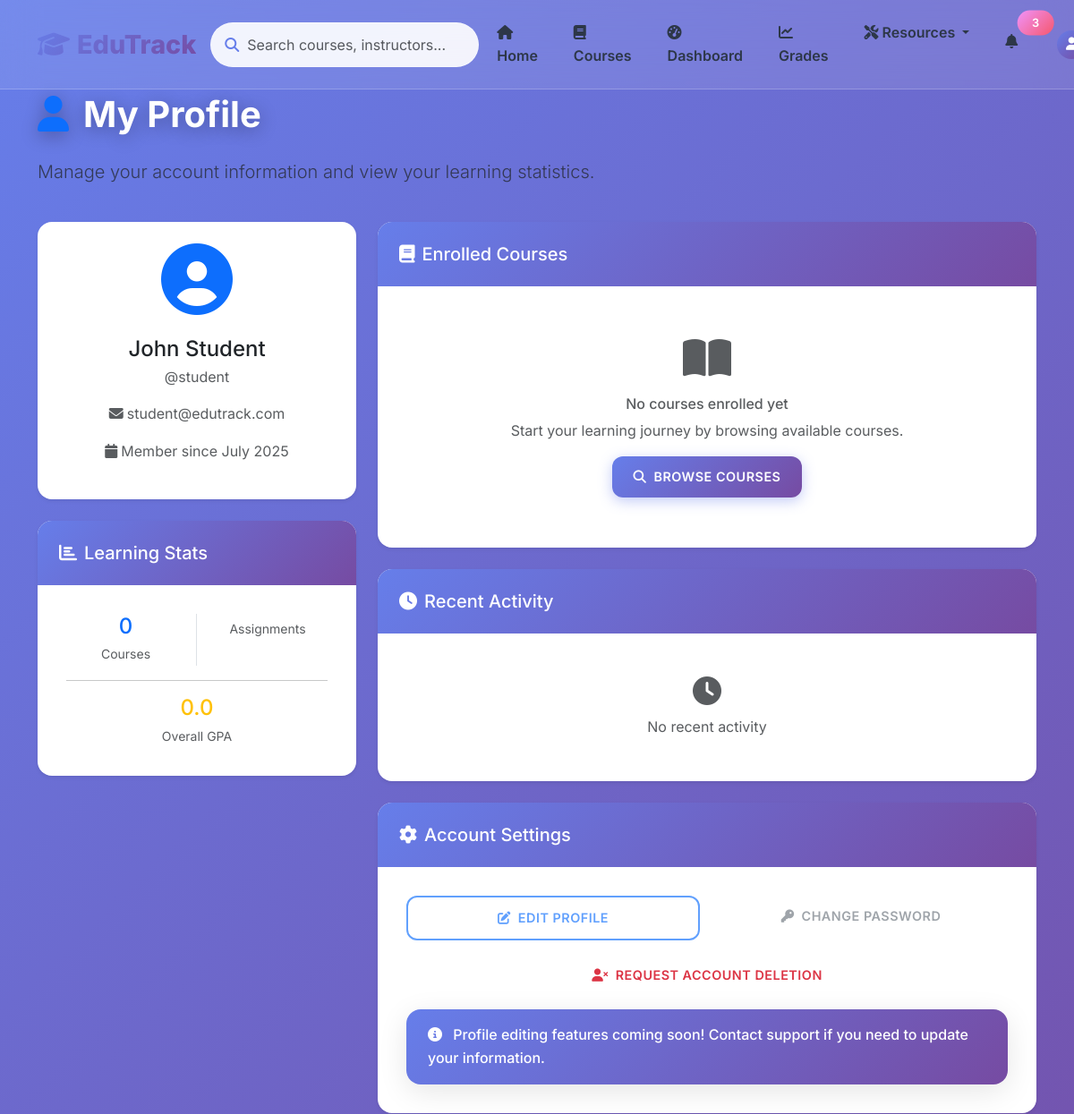
/profile (signed in, upper part), run on an earlier commit of the app's database.
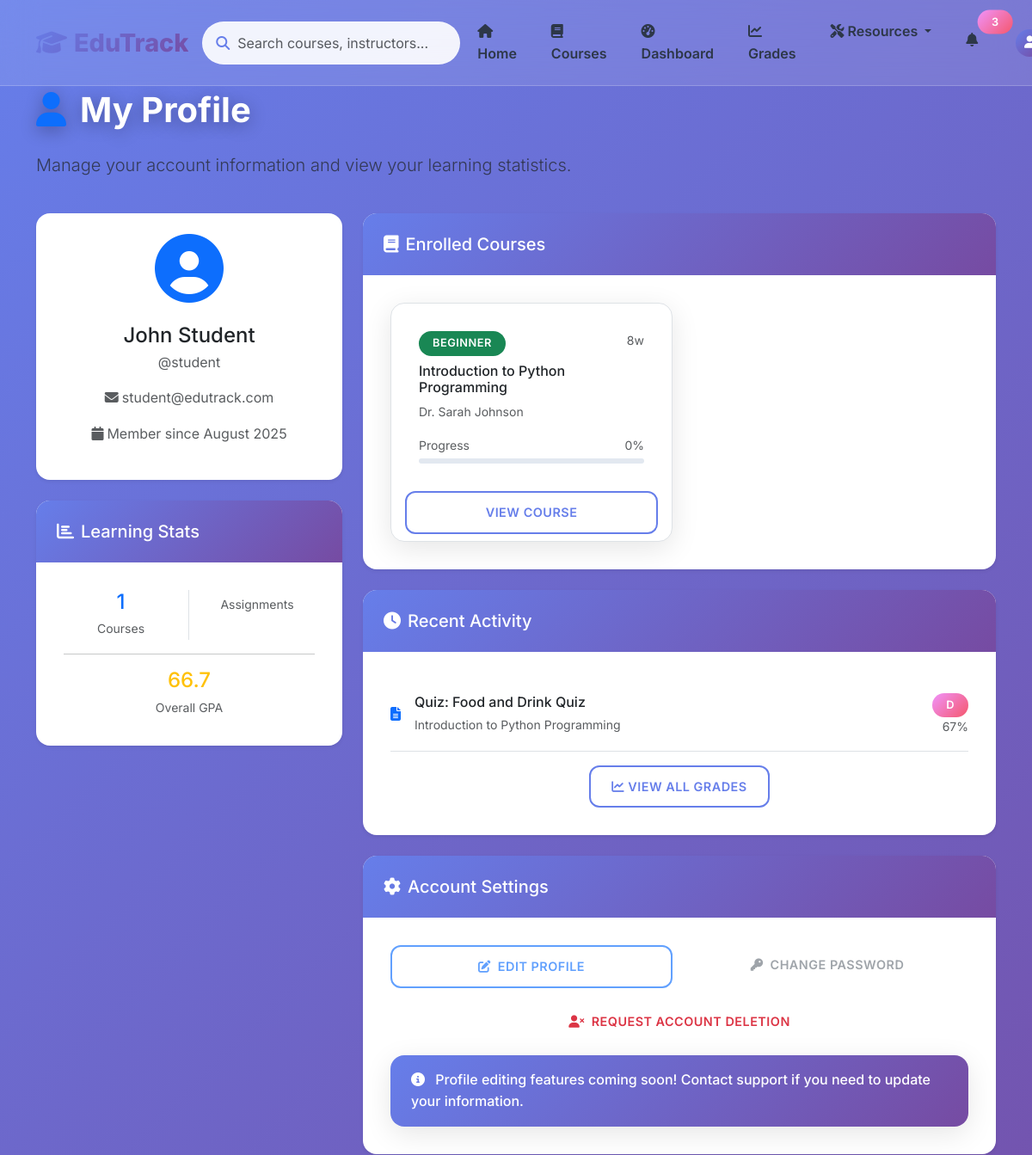
And on a later commit of the database.
### models.py (models this page shows, shortened)
class User(db.Model):
    __tablename__ = 'user'
    id = db.Column(db.Integer, primary_key=True)
    username = db.Column(db.String(64), unique=True, nullable=False)
    email = db.Column(db.String(120), unique=True, nullable=False)
    first_name = db.Column(db.String(50), nullable=False)
    last_name = db.Column(db.String(50), nullable=False)
    password_hash = db.Column(db.String(256), nullable=False)
    role = db.Column(db.String(20), default='student')  # student, teacher, admin
    created_at = db.Column(db.DateTime, default=datetime.utcnow)
    enrollments = db.relationship('Enrollment', backref='student', lazy=True)
    grades = db.relationship('Grade', backref='student', lazy=True)
    submissions = db.relationship('AssignmentSubmission',
                                foreign_keys='AssignmentSubmission.user_id',
                                backref='student', lazy=True)
    graded_submissions = db.relationship('AssignmentSubmission',
                                       foreign_keys='AssignmentSubmission.graded_by',
                                       backref='grader', lazy=True)
    study_progress = db.relationship('StudyProgress', backref='student', lazy=True)
    def get_enrolled_courses(self):
        return [enrollment.course for enrollment in self.enrollments]
    def get_course_progress(self, course_id):
        total_materials = CourseMaterial.query.filter_by(course_id=course_id).count()
        if total_materials == 0:
            return 0

class Course(db.Model):
    __tablename__ = 'course'
    id = db.Column(db.Integer, primary_key=True)
    title = db.Column(db.String(200), nullable=False)
    description = db.Column(db.Text, nullable=False)
    instructor = db.Column(db.String(100), nullable=False)
    instructor_id = db.Column(db.Integer, db.ForeignKey('user.id'))  # Link to teacher
    duration_weeks = db.Column(db.Integer, nullable=False)
    difficulty = db.Column(db.String(20), nullable=False)  # Beginner, Intermediate, Advanced
    max_students = db.Column(db.Integer, default=30)
    created_at = db.Column(db.DateTime, default=datetime.utcnow)
    enrollments = db.relationship('Enrollment', backref='course', lazy=True)
    grades = db.relationship('Grade', backref='course', lazy=True)
    materials = db.relationship('CourseMaterial', backref='course', lazy=True)
    announcements = db.relationship('Announcement', backref='course', lazy=True)
    assignments = db.relationship('Assignment', backref='course', lazy=True)
    quizzes = db.relationship('Quiz', backref='course', lazy=True, cascade='all, delete-orphan')

class Grade(db.Model):
    __tablename__ = 'grade'
    id = db.Column(db.Integer, primary_key=True)
    user_id = db.Column(db.Integer, db.ForeignKey('user.id'), nullable=False)
    course_id = db.Column(db.Integer, db.ForeignKey('course.id'), nullable=False)
    assignment_name = db.Column(db.String(200), nullable=False)
    score = db.Column(db.Float)  # Percentage (0-100)
    max_score = db.Column(db.Float, default=100.0)
    feedback = db.Column(db.Text)
    graded_at = db.Column(db.DateTime, default=datetime.utcnow)
    def get_letter_grade(self):
        if self.score is None:
            return 'N/A'
        elif self.score >= 90:
            return 'A'
        elif self.score >= 80:
            return 'B'
        elif self.score >= 70:
            return 'C'
        elif self.score >= 60:
            return 'D'
        else:
            return 'F'

### routes.py (the view, shortened to what this page needs)
def profile():
    if 'user_id' not in session:
        flash('Please log in to view your profile', 'warning')
        return redirect(url_for('login'))
    user = User.query.get(session['user_id'])
    if not user:
        session.clear()
        flash('User not found. Please log in again.', 'danger')
        return redirect(url_for('login'))
    enrolled_courses = user.get_enrolled_courses()
    grades = Grade.query.filter_by(user_id=user.id).all()
    overall_gpa = 0.0
    if grades:
        total_score = sum(grade.score for grade in grades if grade.score is not None)
        valid_grades = [grade for grade in grades if grade.score is not None]
        if valid_grades:
            overall_gpa = total_score / len(valid_grades)
    recent_grades = Grade.query.filter_by(user_id=user.id).order_by(Grade.graded_at.desc()).limit(5).all()
    return render_template('profile.html',
                         user=user,
                         enrolled_courses=enrolled_courses,
                         overall_gpa=overall_gpa,
                         recent_grades=recent_grades)

### templates/profile.html (shortened to what the changed rows need)
{% extends "base.html" %}
{% block content %}
<div class="container py-4">
    <div class="row mb-4">
        <div class="col-12">
            <h1 class="display-5 fw-bold">
                <i class="fas fa-user text-primary me-3"></i>My Profile
            </h1>
        </div>
    </div>
    <div class="row">
        <div class="col-lg-4">
            <div class="card border-0 shadow-sm mb-4">
                <div class="card-body text-center p-4">
                    <div class="mb-4">
                        <i class="fas fa-user-circle text-primary" style="font-size: 5rem;"></i>
                    </div>
                    <h4 class="mb-1">{{ user.first_name }} {{ user.last_name }}</h4>
                    <p class="text-muted mb-3">@{{ user.username }}</p>
                    <p class="text-muted">
                        <i class="fas fa-envelope me-1"></i>{{ user.email }}
                    </p>
                    <p class="text-muted">
                        <i class="fas fa-calendar me-1"></i>Member since {{ user.created_at.strftime('%B %Y') }}
                    </p>
                </div>
            </div>
            <div class="card border-0 shadow-sm">
                <div class="card-body">
                    <div class="row text-center">
                        <div class="col-6 border-end">
                            <h4 class="text-primary mb-1">{{ enrolled_courses|length }}</h4>
                            <small class="text-muted">Courses</small>
                        </div>
                    </div>
                    <div class="text-center">
                        <h4 class="text-warning mb-1">{{ "%.1f"|format(overall_gpa) }}</h4>
                        <small class="text-muted">Overall GPA</small>
                    </div>
                </div>
            </div>
        </div>
        <div class="col-lg-8">
            <div class="card border-0 shadow-sm mb-4">
                <div class="card-body">
                    {% if enrolled_courses %}
                        <div class="row g-3">
                            {% for course in enrolled_courses %}
                            <div class="col-md-6">
                                <div class="card border h-100">
                                    <div class="card-body">
                                        <div class="d-flex justify-content-between align-items-start mb-2">
                                            <span class="badge bg-{{ 'success' if course.difficulty == 'Beginner' else 'warning' if course.difficulty == 'Intermediate' else 'danger' }}">
                                                {{ course.difficulty }}
                                            </span>
                                            <small class="text-muted">{{ course.duration_weeks }}w</small>
                                        </div>
                                        <h6 class="card-title">{{ course.title }}</h6>
                                        <p class="card-text text-muted small">{{ course.instructor }}</p>
                                        {% set progress = user.get_course_progress(course.id) %}
                                        <div class="mt-3">
                                            <div class="d-flex justify-content-between mb-1">
                                                <small class="text-muted">Progress</small>
                                                <small class="text-muted">{{ "%.0f"|format(progress) }}%</small>
                                            </div>
                                            <div class="progress" style="height: 6px;">
                                            </div>
                                        </div>
                                    </div>
                                    <div class="card-footer bg-transparent border-0 pt-0">
                                        <a href="{{ url_for('course_detail', course_id=course.id) }}" class="btn btn-outline-primary btn-sm w-100">
                                            View Course
                                        </a>
                                    </div>
                                </div>
                            </div>
                            {% endfor %}
                        </div>
                    {% else %}
                        <div class="text-center py-4">
                            <i class="fas fa-book-open text-muted" style="font-size: 3rem;"></i>
                            <h6 class="mt-3 text-muted">No courses enrolled yet</h6>
                            <p class="text-muted">Start your learning journey by browsing available courses.</p>
                            <a href="{{ url_for('courses') }}" class="btn btn-primary">
                                <i class="fas fa-search me-2"></i>Browse Courses
                            </a>
                        </div>
                    {% endif %}
                </div>
            </div>
            <div class="card border-0 shadow-sm mb-4">
                <div class="card-body">
                    {% set recent_grades = user.grades | sort(attribute='graded_at', reverse=true) | list %}
                    {% if recent_grades[:5] %}
                        {% for grade in recent_grades[:5] %}
                        <div class="d-flex align-items-center border-bottom py-3">
                            <div class="me-3">
                                <i class="fas fa-file-alt text-primary"></i>
                            </div>
                            <div class="flex-grow-1">
                                <h6 class="mb-1">{{ grade.assignment_name }}</h6>
                                <small class="text-muted">{{ grade.course.title }}</small>
                            </div>
                            <div class="text-end">
                                {% if grade.score %}
                                    <span class="badge bg-{{ 'success' if grade.score >= 90 else 'warning' if grade.score >= 70 else 'danger' }}">
                                        {{ grade.get_letter_grade() }}
                                    </span>
                                    <small class="text-muted d-block">{{ "%.0f"|format(grade.score) }}%</small>
                                {% else %}
                                    <span class="badge bg-secondary">Pending</span>
                                {% endif %}
                            </div>
                        </div>
                        {% endfor %}
                        <div class="text-center mt-3">
                            <a href="{{ url_for('view_grades') }}" class="btn btn-outline-primary">
                                <i class="fas fa-chart-line me-1"></i>View All Grades
                            </a>
                        </div>
                    {% else %}
                        <div class="text-center py-3">
                            <i class="fas fa-clock text-muted" style="font-size: 2rem;"></i>
                            <p class="text-muted mt-2 mb-0">No recent activity</p>
                        </div>
                    {% endif %}
                </div>
            </div>
        </div>
    </div>
</div>
{% endblock %}

What changed in the data, as far as the page shows it:
changed User "John": created_at "July 2025" → "August 2025"
now on this page (row edited): Course: difficulty "BEGINNER", duration_weeks "8", title "Introduction to Python Programming", instructor "Dr. Sarah Johnson", progress "0"
added Grade: assignment_name "Quiz: Food and Drink Quiz", course "Introduction to Python Programming", get_letter_grade "D", score "67"
Also different on the page:
{{ enrolled_courses|length }}: "0" → "1"
{{ "%.1f"|format(overall_gpa) }}: "0.0" → "66.7"
text no longer shown: "No courses enrolled yet Start your learning journey by browsing available courses. BROWSE COURSES No recent activity"
text now shown: "VIEW ALL GRADES"
